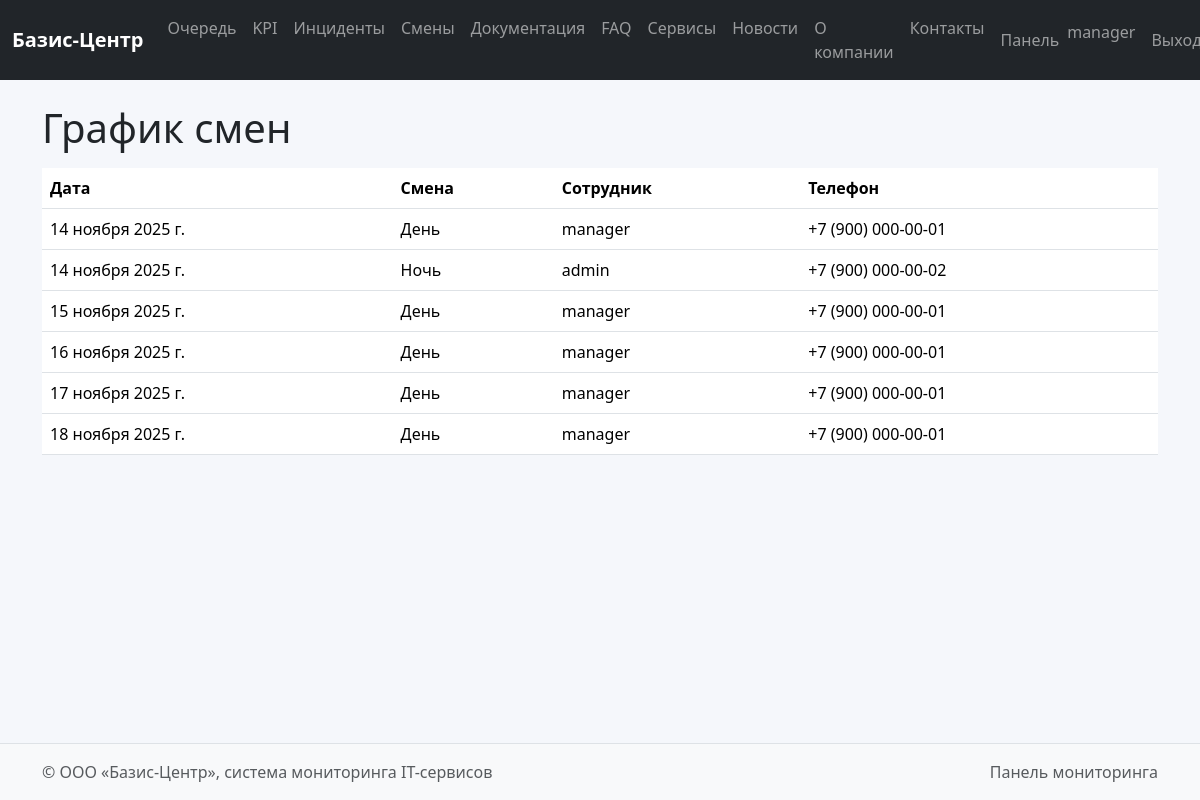
The page /dashboard/shifts/ (signed in) on the database its author committed.
### dashboard/models.py (models this page shows, shortened)
class Shift(models.Model):
    SHIFT_CHOICES = [
        ('day', 'День'),
        ('night', 'Ночь'),
    ]
    employee = models.ForeignKey(User, on_delete=models.CASCADE)
    date = models.DateField()
    shift = models.CharField(max_length=20, choices=SHIFT_CHOICES)
    comment = models.CharField(max_length=255, blank=True)
    phone = models.CharField(max_length=20)

### dashboard/views.py (the view)
# urls.py: path('shifts/', views.shifts_list, name='shifts_list'),
@login_required
def shifts_list(request):
    ensure_sample_data()
    role = get_role(request.user)
    if role not in ['admin', 'manager']:
        return HttpResponseForbidden('Доступ запрещён.')
    items = Shift.objects.select_related('employee').order_by('date')
    return render(request, 'dashboard/shifts_list.html', {'items': items})

### dashboard/views.py (called while the page is built, shortened)
def get_role(user):
    profile = getattr(user, 'profile', None)
    if profile:
        return profile.role
    if user.is_superuser:
        return 'admin'
    return 'client'

def ensure_sample_data():
    admin = User.objects.filter(username='admin').first()
    manager = User.objects.filter(username='manager').first()
    client = User.objects.filter(username='client').first()

### templates/dashboard/shifts_list.html (shortened to what this page needs)
{% extends 'base.html' %}
{% block content %}
<h1 class="mb-3">График смен</h1>
<table class="table table-hover">
  <thead><tr><th>Дата</th><th>Смена</th><th>Сотрудник</th><th>Телефон</th></tr></thead>
  <tbody>
    {% for s in items %}
    <tr>
      <td>{{ s.date }}</td>
      <td>{{ s.get_shift_display }}</td>
      <td>{{ s.employee }}</td>
      <td>{{ s.phone }}</td>
    </tr>
    {% empty %}
    <tr><td colspan="4" class="text-center text-muted">Смен пока нет.</td></tr>
    {% endfor %}
  </tbody>
</table>
{% endblock %}

### templates/base.html (shortened to what this page needs)
{% load static %}
<!doctype html>
<html lang="ru">
  <head>
    <link href="https://cdn.jsdelivr.net/npm/bootstrap@5.3.3/dist/css/bootstrap.min.css" rel="stylesheet">
    <link href="{% static 'css/style.css' %}" rel="stylesheet">
  </head>
  <body class="d-flex flex-column min-vh-100">
    <nav class="navbar navbar-expand-lg navbar-dark bg-dark mb-4">
      <div class="container-fluid">
        <a class="navbar-brand" href="{% url 'core:index' %}">Базис-Центр</a>
        <div class="collapse navbar-collapse" id="mainNav">
          <ul class="navbar-nav me-auto mb-2 mb-lg-0">
            <li class="nav-item"><a class="nav-link" href="{% url 'core:public_queue' %}">Очередь</a></li>
            <li class="nav-item"><a class="nav-link" href="{% url 'core:public_kpi' %}">KPI</a></li>
            <li class="nav-item"><a class="nav-link" href="{% url 'core:public_incidents' %}">Инциденты</a></li>
            <li class="nav-item"><a class="nav-link" href="{% url 'core:public_shifts' %}">Смены</a></li>
            <li class="nav-item"><a class="nav-link" href="{% url 'core:docs_public' %}">Документация</a></li>
            <li class="nav-item"><a class="nav-link" href="{% url 'core:faq' %}">FAQ</a></li>
            <li class="nav-item"><a class="nav-link" href="{% url 'core:services' %}">Сервисы</a></li>
            <li class="nav-item"><a class="nav-link" href="{% url 'core:news' %}">Новости</a></li>
            <li class="nav-item"><a class="nav-link" href="{% url 'core:about' %}">О компании</a></li>
            <li class="nav-item"><a class="nav-link" href="{% url 'core:contacts' %}">Контакты</a></li>
          </ul>
          <ul class="navbar-nav ms-auto">
            {% if user.is_authenticated %}
              <li class="nav-item"><a class="nav-link" href="{% url 'dashboard:home' %}">Панель</a></li>
              <li class="nav-item"><span class="navbar-text me-2">{{ user.username }}</span></li>
              <li class="nav-item"><a class="nav-link" href="{% url 'accounts:logout' %}">Выход</a></li>
            {% else %}
              <li class="nav-item"><a class="nav-link" href="{% url 'accounts:login' %}">Вход</a></li>
            {% endif %}
          </ul>
        </div>
      </div>
    </nav>
    <main class="container mb-5">
      {% block content %}{% endblock %}
    </main>
    <footer class="bg-light border-top py-3 mt-auto">
      <div class="container d-flex justify-content-between">
        <span class="text-muted">© ООО «Базис-Центр», система мониторинга IT-сервисов</span>
        <span class="text-muted">Панель мониторинга</span>
      </div>
    </footer>
  </body>
</html>

### static/css/style.css (style rules this page uses)
body { background-color:#f5f7fb; }
.navbar-brand { font-weight:600; }

### rows shown on the page
Shift: date "14 ноября 2025 г.", shift "День", employee "manager", phone "+7 (900) 000-00-01"
Shift: date "14 ноября 2025 г.", shift "Ночь", employee "admin", phone "+7 (900) 000-00-02"
Shift: date "15 ноября 2025 г.", shift "День", employee "manager", phone "+7 (900) 000-00-01"
Shift: date "16 ноября 2025 г.", shift "День", employee "manager", phone "+7 (900) 000-00-01"
Shift: date "17 ноября 2025 г.", shift "День", employee "manager", phone "+7 (900) 000-00-01"
Shift: date "18 ноября 2025 г.", shift "День", employee "manager", phone "+7 (900) 000-00-01"

### other values the page prints
{{ user.username }} "manager"
